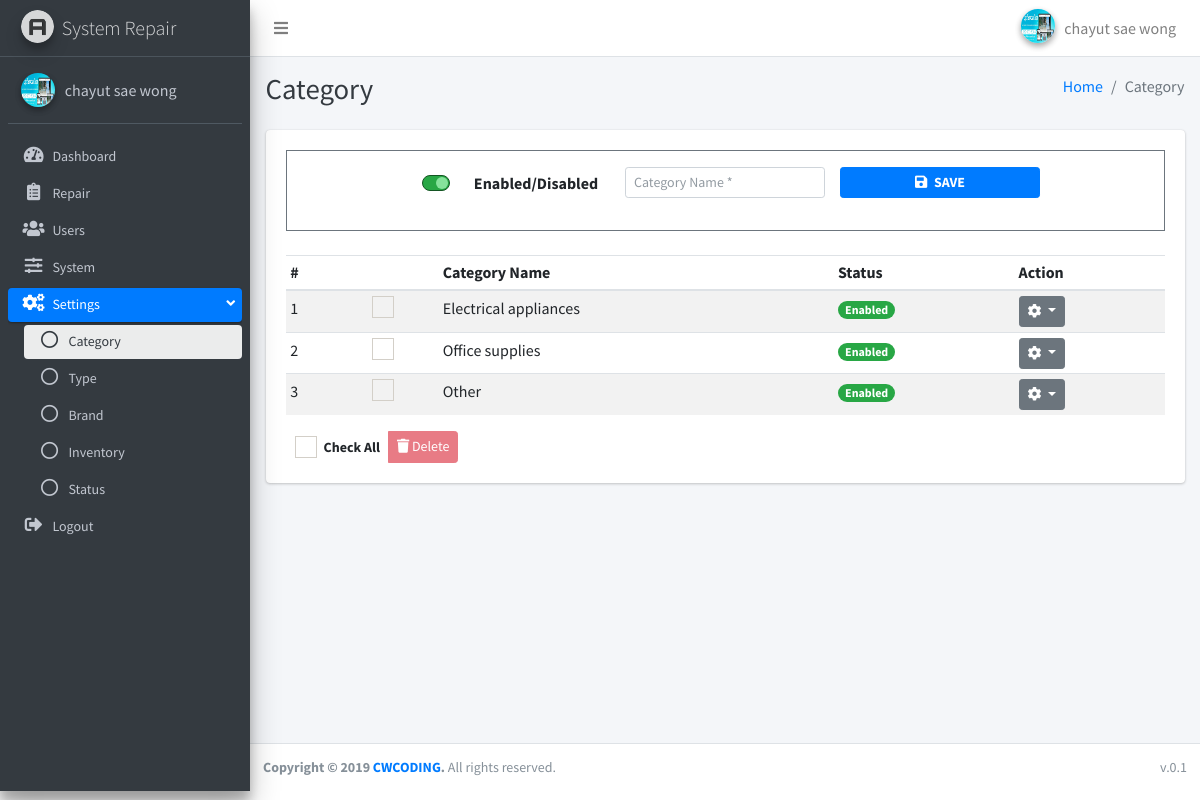
Page /index.php?page=category (signed in) on the committed database.
### tables this page shows
CREATE TABLE `system` (
  `id` int(11) NOT NULL,
  `title` varchar(100) NOT NULL,
  `name` varchar(100) NOT NULL,
  `updated_at` timestamp NOT NULL DEFAULT current_timestamp() ON UPDATE current_timestamp(),
  `created_at` timestamp NOT NULL DEFAULT current_timestamp()
);

CREATE TABLE `category` (
  `id` int(11) NOT NULL,
  `status` enum('Y','N') NOT NULL DEFAULT 'N',
  `name` varchar(100) NOT NULL,
  `updated_at` timestamp NOT NULL DEFAULT current_timestamp() ON UPDATE current_timestamp(),
  `created_date` timestamp NOT NULL DEFAULT current_timestamp()
);

### db_function/function.php (called while the page is built, shortened)
<?php
function fetch_all($fields, $table, $conditions = NULL , $req = NULL){
    global $conn;
    try{
        $stmt = $conn->prepare("SELECT $fields FROM `$table` $conditions ");
        if(!empty($req)){
            foreach($req as $key => $v){
                $stmt->bindParam(":".$key,$v);
            }
        }
        $result = $stmt->execute();
        $data = array();
        while($row = $stmt->fetch(PDO::FETCH_ASSOC)){
          $data[] = $row;
        }
    }catch(PDOException $e){
        echo "Error: " . $e->getMessage();
        die();
    }
    return $data;
}
?>

### apps/category/index.php (the view, shortened to what this page needs)
<?php
  $fields = "*";
  $table = "category";
  $categorys = fetch_all($fields, $table);
?>
<div class="content-wrapper">
  <div class="content-header">
    <div class="container-fluid">
      <div class="row mb-2">
        <div class="col-sm-6">
          <h1 class="m-0 text-dark">Category</h1>
        </div>
        <div class="col-sm-6">
          <ol class="breadcrumb float-sm-right">
            <li class="breadcrumb-item"><a href="./">Home</a></li>
            <li class="breadcrumb-item active">Category</li>
          </ol>
        </div>
      </div>
    </div>
  </div>
  <div class="content">
    <div class="container-fluid">
      <div class="row">
        <div class="col-lg-12">
          <div class="card">
            <div class="card-body">
            <div class="border border-secondary p-3 mb-4">
              <form id="forminfo" action="apps/category/do_category.php?action=save_category" method="POST">
                <div class="row d-flex justify-content-center">
                  <div class="col-md-3 text-left text-md-center mt-0 mt-md-1">
                  <div class="form-group">
                    <div class="custom-control custom-switch custom-switch-on-success">
                      <label class="custom-control-label" for="status">Enabled/Disabled</label>
                    </div>
                  </div>
                  </div>
                  <div class="col-md-3">
                    <div class="form-group">
                      <input type="text" name="category_name" id="category_name" class="form-control form-control-sm" placeholder="Category Name *">
                    </div>
                  </div>
                  <div class="col-md-3">
                    <div class="form-group">
                      <button type="submit" class="btn btn-primary btn-block btn-sm font-weight-bold"><i class="fas fa-save mr-1"></i> SAVE</button>
                    </div>
                  </div>
                </div>
            </form>
            </div>
              <form action="apps/category/do_category.php?action=delete_all" id="frm" method="POST">
                <div class="table-responsive">
                  <table class="table table-striped table-hover table-sm">
                    <thead>
                      <tr>
                        <th>#</th>
                        <th></th>
                        <th>Category Name</th>
                        <th>Status</th>
                        <th>Action</th>
                      </tr>
                    </thead>
                    <tbody>
                      <?php
                $i = 1;
                  foreach($categorys as $category){
                    if($category["status"] == "Y"){
                      $status = "Enabled";
                      $bg = "success";
                    }else{
                      $status = "Disabled";
                      $bg = "danger";
                    }
                ?>
                      <tr>
                        <td><?php echo $i++;?></td>
                        <td class="text-center">
                          <div class="icheck-primary d-inline">
                            <label for="checK_<?php echo $i;?>">
                            </label>
                          </div>
                        </td>
                        <td><?php echo $category["name"];?></td>
                        <td><span class="badge badge-<?php echo $bg;?> badge-pill"><?php echo $status;?></span></td>
                        <td>
                          <div class="dropdown">
                            <button class="btn btn-secondary btn-sm dropdown-toggle" type="button"
                              id="dropdownMenuButton" data-toggle="dropdown" aria-haspopup="true" aria-expanded="false">
                              <i class="fas fa-cog"></i>
                            </button>
                          </div>
                        </td>
                      </tr>
                    <?php } ?>
                    </tbody>
                  </table>
                </div>
                <div class="row">
                  <div class="col-md-12">
                    <div class="btn-group">
                      <button type="button" class="btn-sm btn">
                        <div class="icheck-primary d-inline">
                          <label for="checkall">Check All
                          </label>
                        </div>
                      </button>
                      <button type="button" class="btn-sm btn btn-danger btn-delete-all" disabled data-toggle="modal"
                        data-target="#modalDeleteAll"><i class="fas fa-trash"></i>
                        Delete</button>
                    </div>
                  </div>
                </div>
            </div>
          </div>
        </div>
      </div>
    </div>
  </div>
</div>

### include/sidebar.php
<?php
$arr_users = array("users","users/add","users/edit");
$arr_repair = array("repair","repair/add","repair/edit");
$arr_dashboard = array("dashboard");
$arr_system = array("system");
$arr_settings = array("category","type","brand","inventory", "inventory/add","inventory/edit","status");
$arr_category = array("category");
$arr_type = array("type");
$arr_status = array("status");
$arr_brand = array("brand");
$arr_inventory = array("inventory","inventory/add","inventory/edit");
?>
<aside class="main-sidebar sidebar-dark-primary elevation-4">
  <a href="./" class="brand-link">
    <img src="dist/img/AdminLTELogo.png" alt="AdminLTE Logo" class="brand-image img-circle elevation-3"
      style="opacity: .8">
    <span class="brand-text font-weight-light"><?php echo $system["name"];?></span>
  </a>
  <div class="sidebar os-host os-theme-light os-host-overflow os-host-overflow-y os-host-resize-disabled os-host-scrollbar-horizontal-hidden os-host-transition">
    <div class="user-panel mt-3 pb-3 mb-3 d-flex">
      <div class="image">
        <?php if(!empty($_SESSION["PROFILE"])){ ?>
        <?php if(file_exists("uploads/users/".$_SESSION["PROFILE"])){ ?>
        <img src="uploads/users/<?php echo $_SESSION["PROFILE"];?>" class="img-circle elevation-2" alt="Profile-img"
          style="max-width:34px; max-height:34px; min-width:34px; min-height:34px;">
        <?php }else{ ?>
        <img src="dist/img/avatar04.png" class="img-circle elevation-2" alt="User Image">
        <?php } ?>
        <?php }else{ ?>
        <img src="dist/img/avatar04.png" class="img-circle elevation-2" alt="User Image">
        <?php } ?>
      </div>
      <div class="info">
        <a href="?page=profile" class="d-block"><?php echo $_SESSION["FIRST_NAME"] ." ". $_SESSION["LAST_NAME"];?></a>
      </div>
    </div>
    <nav class="mt-2">
      <ul class="nav nav-pills nav-sidebar flex-column nav-compact nav-child-indent text-sm" data-widget="treeview" role="menu" data-accordion="false">
        <li class="nav-item">
          <a href="?page=dashboard" class="nav-link <?php if(in_array($page, $arr_dashboard)){echo "active"; }?>">
            <i class="nav-icon fas fa-tachometer-alt"></i>
            <p>
              Dashboard
            </p>
          </a>
        </li>
        <li class="nav-item">
          <a href="?page=repair" class="nav-link <?php if(in_array($page, $arr_repair)){echo "active"; }?>">
            <i class="nav-icon fas fa-clipboard-list"></i>
            <p>
              Repair
            </p>
          </a>
        </li>
        <li class="nav-item">
          <a href="?page=users" class="nav-link <?php if(in_array($page, $arr_users)){echo "active"; }?>">
            <i class="nav-icon fas fa-users"></i>
            <p>
              Users
            </p>
          </a>
        </li>
        <li class="nav-item">
          <a href="?page=system" class="nav-link <?php if(in_array($page, $arr_system)){echo "active"; }?>">
            <i class="nav-icon fas fa-sliders-h"></i>
            <p>
              System
            </p>
          </a>
        </li>
        <li class="nav-item has-treeview <?php if(in_array($page, $arr_settings)){echo "menu-open"; }?>">
          <a href="#" class="nav-link <?php if(in_array($page, $arr_settings)){echo "active"; }?>">
            <i class="nav-icon fas fa-cogs"></i>
            <p>
              Settings
              <i class="right fas fa-angle-left"></i>
            </p>
          </a>
          <ul class="nav nav-treeview">
            <li class="nav-item">
              <a href="?page=category" class="nav-link <?php if(in_array($page, $arr_category)){echo "active"; }?>">
                <i class="far fa-circle nav-icon"></i>
                <p>Category</p>
              </a>
            </li>
            <li class="nav-item">
              <a href="?page=type" class="nav-link <?php if(in_array($page, $arr_type)){echo "active"; }?>">
                <i class="far fa-circle nav-icon"></i>
                <p>Type</p>
              </a>
            </li>
            <li class="nav-item">
              <a href="?page=brand" class="nav-link <?php if(in_array($page, $arr_brand)){echo "active"; }?>">
                <i class="far fa-circle nav-icon"></i>
                <p>Brand</p>
              </a>
            </li>
            <li class="nav-item">
              <a href="?page=inventory" class="nav-link <?php if(in_array($page, $arr_inventory)){echo "active"; }?>">
                <i class="far fa-circle nav-icon"></i>
                <p>Inventory</p>
              </a>
            </li>
            <li class="nav-item">
              <a href="?page=status" class="nav-link <?php if(in_array($page, $arr_status)){echo "active"; }?>">
                <i class="far fa-circle nav-icon"></i>
                <p>Status</p>
              </a>
            </li>
          </ul>
        </li>
        <li class="nav-item">
          <a href="javascript:void(0);" class="nav-link" data-toggle="modal" data-target="#logoutModal">
            <i class="nav-icon fas fa-sign-out-alt"></i>
            <p>
              Logout
            </p>
          </a>
        </li>
      </ul>
    </nav>
  </div>
</aside>

### rows in the picture
system: name "System Repair"
category: name "Electrical appliances", status "Enabled"
category: name "Office supplies", status "Enabled"
category: name "Other", status "Enabled"

### other values in the picture
$_SESSION["FIRST_NAME"] "chayut"
$_SESSION["LAST_NAME"] "sae wong"
